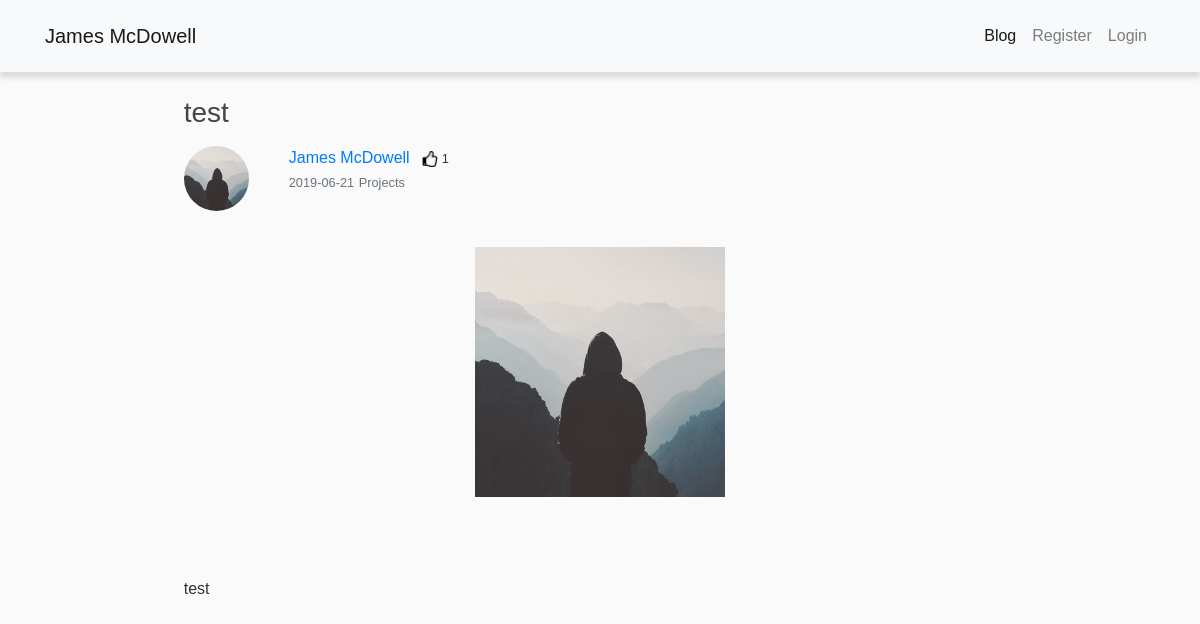
/post/1, run on an earlier commit of the app's database.
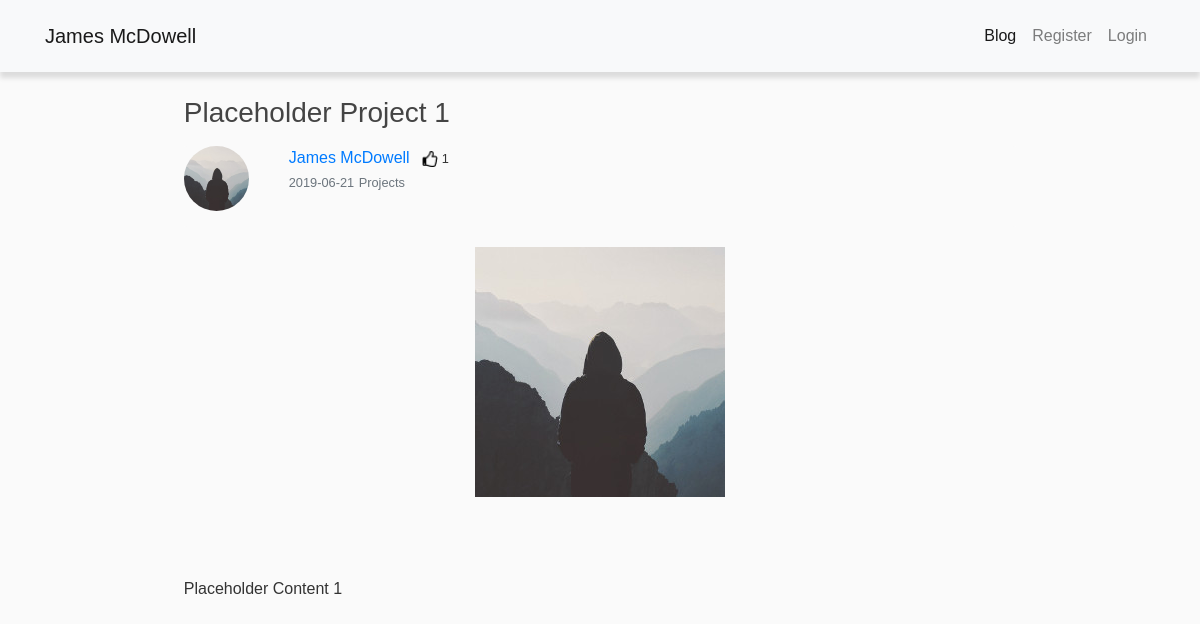
And on a later commit of the database.
### flaskblog/models.py (models this page shows, shortened)
class Post(db.Model):
    id = db.Column(db.Integer, primary_key=True)
    title = db.Column(db.String(100), nullable=False)
    date_posted = db.Column(db.DateTime, nullable=False, default=datetime.utcnow)
    content = db.Column(db.Text, nullable=False)
    image_file = db.Column(db.String(20), nullable=False, default='default.jpg')
    user_id = db.Column(db.Integer, db.ForeignKey('user.id'), nullable=False)
    likes = db.relationship('PostLike', backref='post', lazy='dynamic')
    cat_id = db.Column(db.Integer, db.ForeignKey('cat.id'), nullable=False)

### flaskblog/posts/routes.py (the view)
@posts.route('/post/<int:post_id>')
def post(post_id):
    post = Post.query.get_or_404(post_id)
    return render_template('post.html', title=post.title, post=post)

### flaskblog/templates/post.html (shortened to what this page needs)
{% extends "nosb_layout.html" %}
{% block content %}
        <h3 class="article-title">{{ post.title }}</h3>
        <article class="media content-section mt-3">
          <ul class="list-unstyled mr-4">
            <li>
                <a href="{{ url_for('users.user_profile', username=post.author.username) }}"><img class="rounded-circle article-img" src="{{ url_for('static', filename='profile_pics/' + post.author.image_file) }}"></a>
            </li>
          </ul>
          <div class="media-body">
            <div class="article-metadata">
              <a class="mr-2" href="{{ url_for('users.user_posts', username=post.author.username) }}">{{ post.author.username }}</a>
                {% if current_user.is_authenticated %}
                    {% if current_user.has_liked_post(post) %}
                            <small><a href="{{ url_for('posts.like_action', post_id=post.id, action='unlike') }}"><img class="like" src="{{ url_for('static', filename='home_pics/thumblike.png') }}"></a> {{ post.likes.count() }}</small>
                      {% else %}
                            <small><a href="{{ url_for('posts.like_action', post_id=post.id, action='like') }}"><img class="like" src="{{ url_for('static', filename='home_pics/thumbunlike.png') }}"></a> {{ post.likes.count() }}</small>
                      {% endif %}
                {% else %}
                    <small><img class="like" src="{{ url_for('static', filename='home_pics/thumbunlike.png') }}"> {{ post.likes.count() }}</small>
                {% endif %}
                <br>
              <small class="text-muted">{{ post.date_posted.strftime('%Y-%m-%d') }}</small>
              <small class="text-muted">{{ post.categ.title }}</small>
            </div>
          </div>
        </article>
        <div>
            <img class="post-image" src="{{ url_for('static', filename='post_pics/' + post.image_file) }}">
            <p class="article-content">{{ post.content|safe }}</p>
        </div>
{% endblock content %}

What changed in the data, as far as the page shows it:
changed Post: title "test" → "Placeholder Project 1"; content "test" → "Placeholder Content 1"
